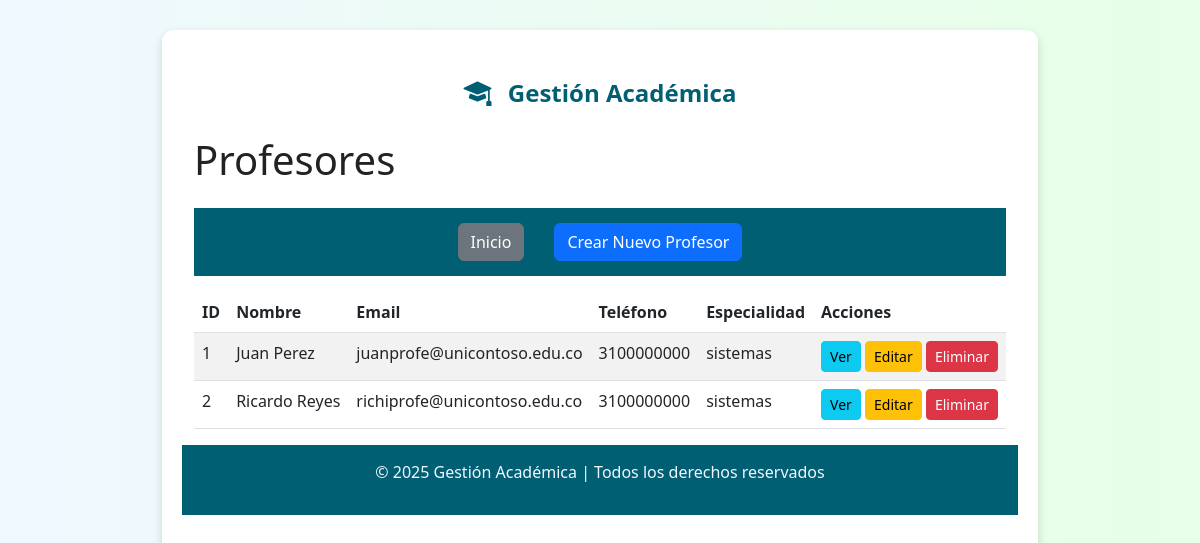
The page /profesores/ on the database its author committed.
### gestion_academica/models.py (models this page shows, shortened)
class Usuario(models.Model):
    nombre = models.CharField(max_length=100)
    email = models.EmailField(unique=True)
    telefono = models.CharField(max_length=15, blank=True, null=True)
    class Meta:
        abstract = True

class Profesor(Usuario):
    especialidad = models.CharField(max_length=100)

### gestion_academica/views.py (the view)
# urls.py: path('profesores/', views.lista_profesores, name='lista_profesores'),
def lista_profesores(request):
    profesores = Profesor.objects.all()
    return render(request, 'gestion_academica/lista_profesores.html', {'profesores': profesores})

### gestion_academica/templates/gestion_academica/lista_profesores.html
{% extends "base.html" %}
{% block content %}
<div class="container mt-4">
    <h1 class="mb-4">Profesores</h1>
    <nav class="mb-3">
        <a href="{% url 'home' %}" class="btn btn-secondary">Inicio</a>
        <a href="{% url 'crear_profesor' %}" class="btn btn-primary">Crear Nuevo Profesor</a>
    </nav>
    <table class="table table-striped">
        <thead>
            <tr>
                <th>ID</th>
                <th>Nombre</th>
                <th>Email</th>
                <th>Teléfono</th>
                <th>Especialidad</th>
                <th>Acciones</th>
            </tr>
        </thead>
        <tbody>
            {% for profesor in profesores %}
                <tr>
                    <td>{{ profesor.id }}</td>
                    <td>{{ profesor.nombre }}</td>
                    <td>{{ profesor.email }}</td>
                    <td>{{ profesor.telefono }}</td>
                    <td>{{ profesor.especialidad }}</td>
                    <td>
                        <a href="{% url 'detalle_profesor' profesor.id %}" class="btn btn-info btn-sm">Ver</a>
                        <a href="{% url 'editar_profesor' profesor.id %}" class="btn btn-warning btn-sm">Editar</a>
                        <a href="{% url 'eliminar_profesor' profesor.id %}" class="btn btn-danger btn-sm">Eliminar</a>
                    </td>
                </tr>
            {% empty %}
                <tr>
                    <td colspan="6" class="text-center">No hay profesores registrados.</td>
                </tr>
            {% endfor %}
        </tbody>
    </table>
</div>
{% endblock %}

### gestion_academica/templates/base.html (style rules this page uses)
html, body { height: 100%; display: flex; flex-direction: column; margin: 0; background: linear-gradient(to right, #f0f8ff, #e6ffe6); font-family: 'Segoe UI', sans-serif; color: #222; }
nav { background-color: #005f73; padding: 15px; display: flex; justify-content: center; align-items: center; }
nav a { color: #f0f8ff; margin: 0 15px; text-decoration: none; font-weight: bold; }

### rows shown on the page
Profesor: id "1", nombre "Juan Perez", email "juanprofe@unicontoso.edu.co", telefono "3100000000", especialidad "sistemas"
Profesor: id "2", nombre "Ricardo Reyes", email "richiprofe@unicontoso.edu.co", telefono "3100000000", especialidad "sistemas"
